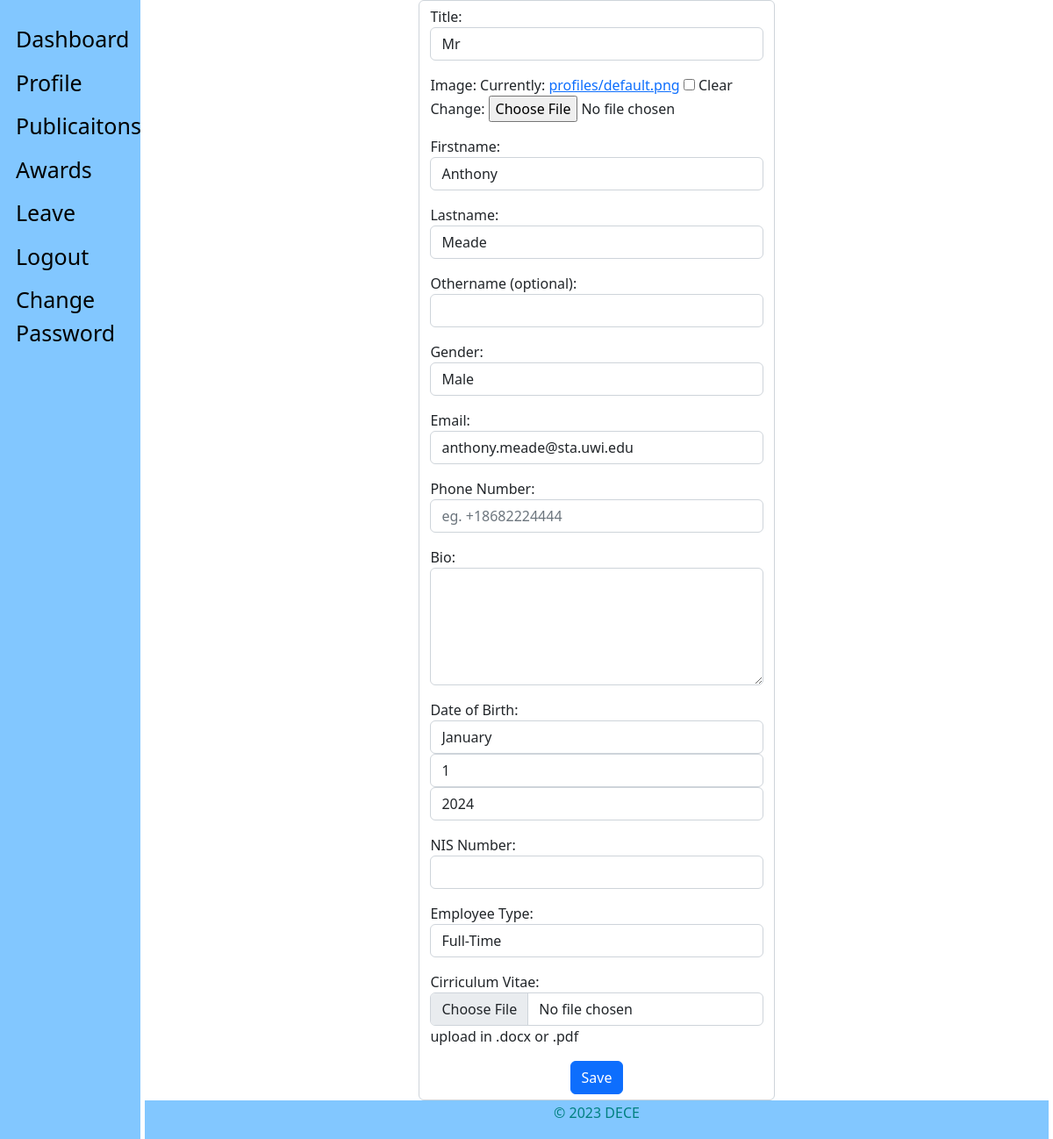
Page /staff_view/profile_update/ (signed in) on the earlier database version.
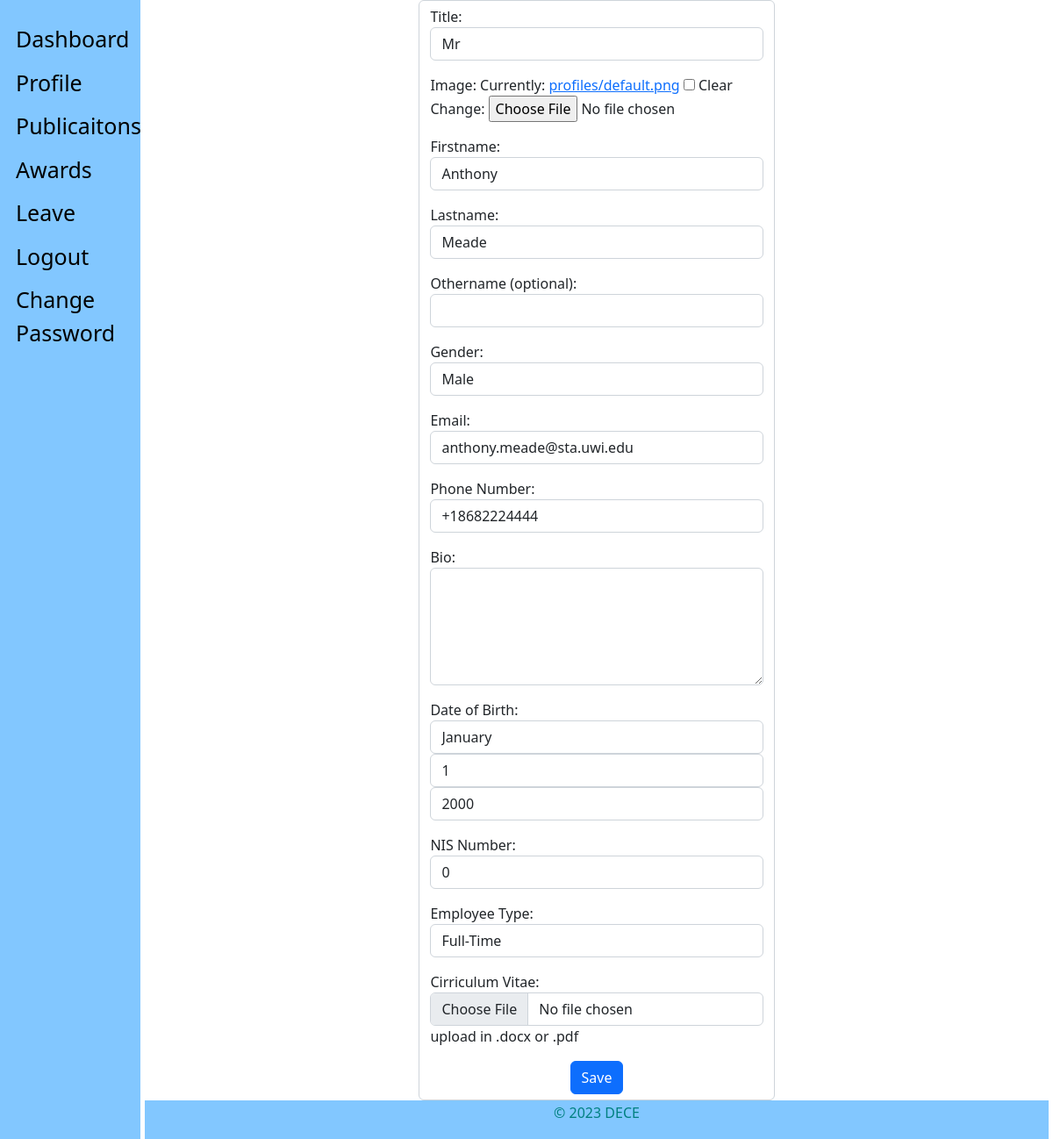
Same page on the later database version.
### staff_app/models.py (models this page shows, shortened)
class Employee(models.Model):
    MALE = 'male'
    FEMALE = 'female'
    OTHER = 'other'
    NOT_KNOWN = 'Not Known'
    GENDER = (
        (MALE, 'Male'),
        (FEMALE, 'Female'),
        (OTHER, 'Other'),
        (NOT_KNOWN, 'Not Known'),
    )
    MR = 'Mr'
    MRS = 'Mrs'
    MSS = 'Mss'
    DR = 'Dr'
    SIR = 'Sir'
    MADAM = 'Madam'
    TITLE = (
        (MR, 'Mr'),
        (MRS, 'Mrs'),
        (MSS, 'Mss'),
        (DR, 'Dr'),
        (SIR, 'Sir'),
        (MADAM, 'Madam'),
    )
    FULL_TIME = 'Full-Time'
    PART_TIME = 'Part-Time'
    CONTRACT = 'Contract'
    INTERN = 'Intern'
    EMPLOYEETYPE = (
        (FULL_TIME, 'Full-Time'),
        (PART_TIME, 'Part-Time'),
        (CONTRACT, 'Contract'),
        (INTERN, 'Intern'),
    )
    user = models.ForeignKey(CustomUser, on_delete=models.CASCADE, default=1)
    title = models.CharField(_('Title'), max_length=10,
                             default=MR, choices=TITLE, blank=False, null=True)
    image = models.ImageField(_('Profile Image'), upload_to='profiles/', default='profiles/default.png', blank=True,
                              null=True, help_text='upload image size less than 2.0MB')  # work on path username-date/image
    firstname = models.CharField(
        _('Firstname'), max_length=125, null=False, blank=False)
    lastname = models.CharField(
        _('Lastname'), max_length=125, null=False, blank=False)
    othername = models.CharField(
        _('Othername (optional)'), max_length=125, null=True, blank=True)
    sex = models.CharField(_('Gender'), max_length=10,
                           default=NOT_KNOWN, choices=GENDER, blank=False)
    email = models.EmailField(
        _('Email'), max_length=255, default=None, blank=True, null=True)
    tel = PhoneNumberField(null=False, blank=False,
                           verbose_name='Phone Number')
    bio = models.CharField(_('Bio'), max_length=255,
                           default='', null=True, blank=True)
    birthday = models.DateField(
        _('Date of Birth'), blank=False, null=True)
    nisnumber = models.PositiveIntegerField(
        _('NIS Number'), null=True, blank=True)
    employeetype = models.CharField(_('Employee Type'), max_length=15,
                                    default=FULL_TIME, choices=EMPLOYEETYPE, blank=False, null=True)
    vitae = models.FileField(_('Cirriculum Vitae'), upload_to='vitae/', blank=True,
                             null=True, help_text='upload in .docx or .pdf')
    is_blocked = models.BooleanField(
        _('Is Blocked'), help_text='button to toggle employee block and unblock', default=False)
    is_deleted = models.BooleanField(
        _('Is Deleted'), help_text='button to toggle employee deleted and undelete', default=False)
    created = models.DateTimeField(verbose_name=_(
        'Created'), auto_now_add=True, null=True)
    updated = models.DateTimeField(
        verbose_name=_('Updated'), auto_now=True, null=True)
    objects = EmployeeManager()
    class Meta:
        verbose_name = _('Employee')
        verbose_name_plural = _('Employees')
        ordering = ['-created']

### staff_app/views.py (the view)
# urls.py: path('profile_update/', views.profile_update, name="profile-update"),
def profile_update(request):
    if not request.user.is_authenticated:
        return redirect('hris:home')
    if Employee.objects.filter(user_id=request.user.id).exists():
        employee = get_object_or_404(Employee, user_id=request.user.id)
        form = EmployeeCreateForm(
            request.POST or None, request.FILES or None, instance=employee)
    else:
        form = EmployeeCreateForm()
    if form.is_valid():
        instance = form.save(commit='false')
        instance.user = request.user
        instance.save()
        return redirect('/staff_view/profile/')
    context = {
        'form': form
    }
    return render(request, "staff/staff_profile_edit.html", context)

### admin_app/managers.py (called while the page is built)
    def get_queryset(self):
        return super().get_queryset().filter(is_deleted=False)

### templates/staff/staff_profile_edit.html (shortened to what this page needs)
{% extends 'base.html' %}
{% block content %}
    <div class="container">
        <div class="row justify-content-center">
            <div class="col-5">
                <form action="." method="POST" enctype="multipart/form-data" class="form-control" >{% csrf_token %}
                    {{form.as_p}}
                    <div class="d-flex justify-content-center">
                        <input class="btn btn-primary" type="submit" value="Save" />
                    </div>
                </form>
            </div>
        </div>
    </div>
{% endblock content %}

Differences in the rows shown:
changed Employee "Mr": tel (not shown) → "+18682224444"; nisnumber (not shown) → "0"
Other differences:
form field as_p: "2024" → "2000"
